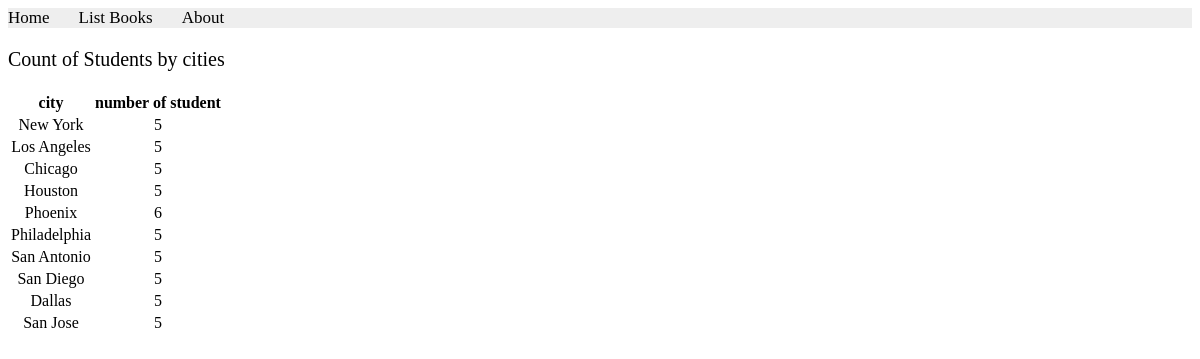
Page /users/student/view_cities on the committed database.
### apps/usermodule/models.py (models this page shows, shortened)
class Address(models.Model):
    city = models.CharField(max_length=50)

### apps/usermodule/views.py (the view)
# urls.py: path('student/view_cities', views.view_cities, name="user.view_cities"),
def view_cities(request):
    objs = Address.objects.annotate(num_students=Count('student'))
    return render(request, 'usermodule/show_cities.html', {'addresses': objs})

### apps/templates/usermodule/show_cities.html (shortened to what this page needs)
{% extends "layouts/base.html" %}
{% load static %}
{% block content %}
<p class="title" style="font-size: 20px;"> Count of Students by cities</p>
<table class="table-1">
    <tr>
       <th>city</th>
       <th>number of student</th>
    </tr>
{% for address in addresses %}
    <tr style="text-align: center;">
        <td>{{ address.city }}</td>
        <td>{{ address.num_students }}</td>
    </tr>
{% endfor %}
</table>
{% endblock content %}

### rows in the picture
Address: city "New York", num_students "5"
Address: city "Los Angeles", num_students "5"
Address: city "Chicago", num_students "5"
Address: city "Houston", num_students "5"
Address: city "Phoenix", num_students "6"
Address: city "Philadelphia", num_students "5"
Address: city "San Antonio", num_students "5"
Address: city "San Diego", num_students "5"
Address: city "Dallas", num_students "5"
Address: city "San Jose", num_students "5"
